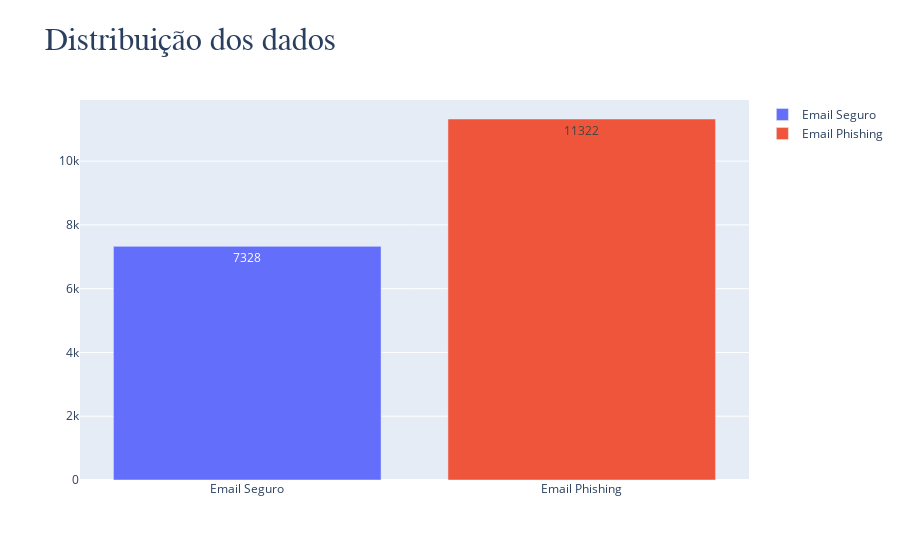

The cell this chart's notebook holds for it:
### Code cell
fig = go.Figure()
fig.add_trace(go.Bar(
    x=['Email Seguro'],
    y=[balance_counts[0]],
    name='Email Seguro',
    text=[balance_counts[0]],
    textposition='auto',
))
fig.add_trace(go.Bar(
    x=['Email Phishing'],
    y=[balance_counts[1]],
    name='Email Phishing',
    text=[balance_counts[1]],
    textposition='auto',
))
fig.update_layout(
    title='<span style="font-size:32px; font-family:Times New Roman">Distribuição dos dados</span>'
)
fig.show()

### Figure 1 — Plotly figure (JSON) as saved in the notebook; plotly's stock layout.template omitted (floating-point values rounded to 4 significant figures)
{"data": [{"name": "Email Seguro", "text": ["7328"], "textposition": "auto", "type": "bar", "x": ["Email Seguro"], "y": [7328]}, {"name": "Email Phishing", "text": ["11322"], "textposition": "auto", "type": "bar", "x": ["Email Phishing"], "y": [11322]}], "layout": {"autosize": true, "title": {"text": "<span style=\"font-size:32px; font-family:Times New Roman\">Distribuição dos dados</span>"}, "xaxis": {"autorange": true, "range": [-0.5, 1.5], "type": "category"}, "yaxis": {"autorange": true, "range": [0, 11920.0], "type": "linear"}}}
